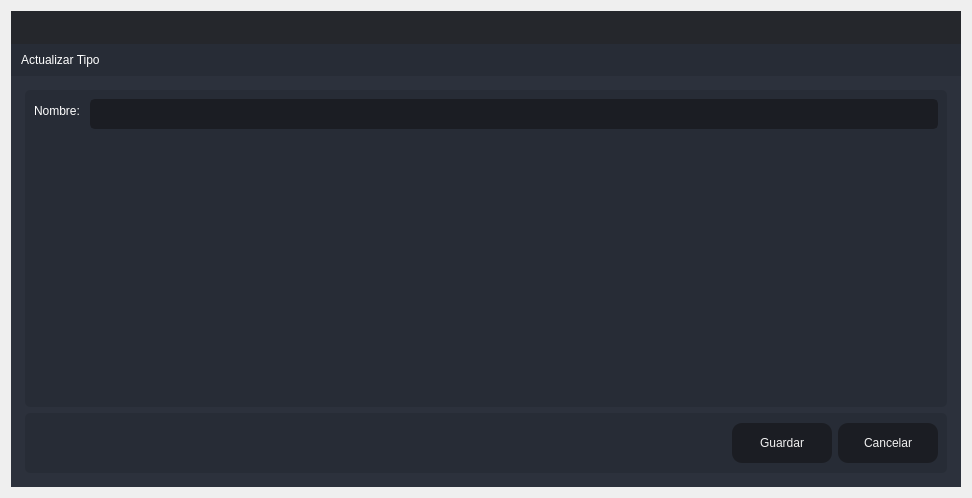
<?xml version="1.0" encoding="UTF-8"?>
<ui version="4.0">
 <class>UpdateTipoTracto</class>
 <widget class="QDialog" name="UpdateTipoTracto">
  <property name="windowModality">
   <enum>Qt::ApplicationModal</enum>
  </property>
  <property name="geometry">
   <rect>
    <x>0</x>
    <y>0</y>
    <width>972</width>
    <height>498</height>
   </rect>
  </property>
  <property name="windowTitle">
   <string>Actualizar</string>
  </property>
  <layout class="QVBoxLayout" name="verticalLayout_6">
   <item>
    <widget class="QFrame" name="frame_main">
     <property name="styleSheet">
      <string notr="true">/* LINE EDIT */
QLineEdit {
	background-color: rgb(27, 29, 35);
	border-radius: 5px;
	border: 2px solid rgb(27, 29, 35);
	padding-left: 10px;
}
QLineEdit:hover {
	border: 2px solid rgb(64, 71, 88);
}
QLineEdit:focus {
	border: 2px solid rgb(91, 101, 124);
}

/* SCROLL BARS */
QScrollBar:horizontal {
    border: none;
    background: rgb(52, 59, 72);
    height: 14px;
    margin: 0px 21px 0 21px;
	border-radius: 0px;
}
QScrollBar::handle:horizontal {
    background: rgb(85, 170, 255);
    min-width: 25px;
	border-radius: 7px
}
QScrollBar::add-line:horizontal {
    border: none;
    background: rgb(55, 63, 77);
    width: 20px;
	border-top-right-radius: 7px;
    border-bottom-right-radius: 7px;
    subcontrol-position: right;
    subcontrol-origin: margin;
}
QScrollBar::sub-line:horizontal {
    border: none;
    background: rgb(55, 63, 77);
    width: 20px;
	border-top-left-radius: 7px;
    border-bottom-left-radius: 7px;
    subcontrol-position: left;
    subcontrol-origin: margin;
}
QScrollBar::up-arrow:horizontal, QScrollBar::down-arrow:horizontal
{
     background: none;
}
QScrollBar::add-page:horizontal, QScrollBar::sub-page:horizontal
{
     background: none;
}
 QScrollBar:vertical {
	border: none;
    background: rgb(52, 59, 72);
    width: 14px;
    margin: 21px 0 21px 0;
	border-radius: 0px;
 }
 QScrollBar::handle:vertical {	
	background: rgb(85, 170, 255);
    min-height: 25px;
	border-radius: 7px
 }
 QScrollBar::add-line:vertical {
     border: none;
    background: rgb(55, 63, 77);
     height: 20px;
	border-bottom-left-radius: 7px;
    border-bottom-right-radius: 7px;
     subcontrol-position: bottom;
     subcontrol-origin: margin;
 }
 QScrollBar::sub-line:vertical {
	border: none;
    background: rgb(55, 63, 77);
     height: 20px;
	border-top-left-radius: 7px;
    border-top-right-radius: 7px;
     subcontrol-position: top;
     subcontrol-origin: margin;
 }
 QScrollBar::up-arrow:vertical, QScrollBar::down-arrow:vertical {
     background: none;
 }

 QScrollBar::add-page:vertical, QScrollBar::sub-page:vertical {
     background: none;
 }

/* CHECKBOX */
QCheckBox::indicator {
    border: 3px solid rgb(52, 59, 72);
	width: 15px;
	height: 15px;
	border-radius: 10px;
    background: rgb(44, 49, 60);
}
QCheckBox::indicator:hover {
    border: 3px solid rgb(58, 66, 81);
}
QCheckBox::indicator:checked {
    background: 3px solid rgb(52, 59, 72);
	border: 3px solid rgb(52, 59, 72);	
	background-image: url(:/16x16/icons/16x16/cil-check-alt.png);
}

/* RADIO BUTTON */
QRadioButton::indicator {
    border: 3px solid rgb(52, 59, 72);
	width: 15px;
	height: 15px;
	border-radius: 10px;
    background: rgb(44, 49, 60);
}
QRadioButton::indicator:hover {
    border: 3px solid rgb(58, 66, 81);
}
QRadioButton::indicator:checked {
    background: 3px solid rgb(94, 106, 130);
	border: 3px solid rgb(52, 59, 72);	
}

/* COMBOBOX */
QComboBox{
	background-color: rgb(27, 29, 35);
	border-radius: 5px;
	border: 2px solid rgb(27, 29, 35);
	padding: 5px;
	padding-left: 10px;
}
QComboBox:hover{
	border: 2px solid rgb(64, 71, 88);
}
QComboBox::drop-down {
	subcontrol-origin: padding;
	subcontrol-position: top right;
	width: 25px; 
	border-left-width: 3px;
	border-left-color: rgba(39, 44, 54, 150);
	border-left-style: solid;
	border-top-right-radius: 3px;
	border-bottom-right-radius: 3px;	
	background-image: url(:/16x16/icons/16x16/cil-arrow-bottom.png);
	background-position: center;
	background-repeat: no-reperat;
 }
QComboBox QAbstractItemView {
	color: rgb(85, 170, 255);	
	background-color: rgb(27, 29, 35);
	padding: 10px;
	selection-background-color: rgb(39, 44, 54);
}

/* SLIDERS */
QSlider::groove:horizontal {
    border-radius: 9px;
    height: 18px;
	margin: 0px;
	background-color: rgb(52, 59, 72);
}
QSlider::groove:horizontal:hover {
	background-color: rgb(55, 62, 76);
}
QSlider::handle:horizontal {
    background-color: rgb(85, 170, 255);
    border: none;
    height: 18px;
    width: 18px;
    margin: 0px;
	border-radius: 9px;
}
QSlider::handle:horizontal:hover {
    background-color: rgb(105, 180, 255);
}
QSlider::handle:horizontal:pressed {
    background-color: rgb(65, 130, 195);
}

QSlider::groove:vertical {
    border-radius: 9px;
    width: 18px;
    margin: 0px;
	background-color: rgb(52, 59, 72);
}
QSlider::groove:vertical:hover {
	background-color: rgb(55, 62, 76);
}
QSlider::handle:vertical {
    background-color: rgb(85, 170, 255);
	border: none;
    height: 18px;
    width: 18px;
    margin: 0px;
	border-radius: 9px;
}
QSlider::handle:vertical:hover {
    background-color: rgb(105, 180, 255);
}
QSlider::handle:vertical:pressed {
    background-color: rgb(65, 130, 195);
}

</string>
     </property>
     <property name="frameShape">
      <enum>QFrame::NoFrame</enum>
     </property>
     <property name="frameShadow">
      <enum>QFrame::Raised</enum>
     </property>
     <layout class="QVBoxLayout" name="verticalLayout">
      <property name="spacing">
       <number>0</number>
      </property>
      <property name="leftMargin">
       <number>0</number>
      </property>
      <property name="topMargin">
       <number>0</number>
      </property>
      <property name="rightMargin">
       <number>0</number>
      </property>
      <property name="bottomMargin">
       <number>0</number>
      </property>
      <item>
       <widget class="QFrame" name="frame_top">
        <property name="minimumSize">
         <size>
          <width>0</width>
          <height>65</height>
         </size>
        </property>
        <property name="maximumSize">
         <size>
          <width>16777215</width>
          <height>65</height>
         </size>
        </property>
        <property name="styleSheet">
         <string notr="true">background-color: transparent;</string>
        </property>
        <property name="frameShape">
         <enum>QFrame::NoFrame</enum>
        </property>
        <property name="frameShadow">
         <enum>QFrame::Raised</enum>
        </property>
        <layout class="QHBoxLayout" name="horizontalLayout_3">
         <property name="spacing">
          <number>0</number>
         </property>
         <property name="leftMargin">
          <number>0</number>
         </property>
         <property name="topMargin">
          <number>0</number>
         </property>
         <property name="rightMargin">
          <number>0</number>
         </property>
         <property name="bottomMargin">
          <number>0</number>
         </property>
         <item>
          <widget class="QFrame" name="frame_toggle">
           <property name="maximumSize">
            <size>
             <width>70</width>
             <height>16777215</height>
            </size>
           </property>
           <property name="styleSheet">
            <string notr="true">background-color: rgb(27, 29, 35);</string>
           </property>
           <property name="frameShape">
            <enum>QFrame::NoFrame</enum>
           </property>
           <property name="frameShadow">
            <enum>QFrame::Raised</enum>
           </property>
           <layout class="QVBoxLayout" name="verticalLayout_3">
            <property name="spacing">
             <number>0</number>
            </property>
            <property name="leftMargin">
             <number>0</number>
            </property>
            <property name="topMargin">
             <number>0</number>
            </property>
            <property name="rightMargin">
             <number>0</number>
            </property>
            <property name="bottomMargin">
             <number>0</number>
            </property>
           </layout>
          </widget>
         </item>
         <item>
          <widget class="QFrame" name="frame_top_right">
           <property name="styleSheet">
            <string notr="true">background: transparent;</string>
           </property>
           <property name="frameShape">
            <enum>QFrame::NoFrame</enum>
           </property>
           <property name="frameShadow">
            <enum>QFrame::Raised</enum>
           </property>
           <layout class="QVBoxLayout" name="verticalLayout_2">
            <property name="spacing">
             <number>0</number>
            </property>
            <property name="leftMargin">
             <number>0</number>
            </property>
            <property name="topMargin">
             <number>0</number>
            </property>
            <property name="rightMargin">
             <number>0</number>
            </property>
            <property name="bottomMargin">
             <number>0</number>
            </property>
            <item>
             <widget class="QFrame" name="frame_top_btns">
              <property name="maximumSize">
               <size>
                <width>16777215</width>
                <height>42</height>
               </size>
              </property>
              <property name="styleSheet">
               <string notr="true">background-color: rgba(27, 29, 35, 200)</string>
              </property>
              <property name="frameShape">
               <enum>QFrame::NoFrame</enum>
              </property>
              <property name="frameShadow">
               <enum>QFrame::Raised</enum>
              </property>
              <layout class="QHBoxLayout" name="horizontalLayout_4">
               <property name="spacing">
                <number>0</number>
               </property>
               <property name="leftMargin">
                <number>0</number>
               </property>
               <property name="topMargin">
                <number>0</number>
               </property>
               <property name="rightMargin">
                <number>0</number>
               </property>
               <property name="bottomMargin">
                <number>0</number>
               </property>
               <item>
                <widget class="QFrame" name="frame_label_top_btns">
                 <property name="sizePolicy">
                  <sizepolicy hsizetype="Expanding" vsizetype="Preferred">
                   <horstretch>0</horstretch>
                   <verstretch>0</verstretch>
                  </sizepolicy>
                 </property>
                 <property name="frameShape">
                  <enum>QFrame::NoFrame</enum>
                 </property>
                 <property name="frameShadow">
                  <enum>QFrame::Raised</enum>
                 </property>
                 <layout class="QHBoxLayout" name="horizontalLayout_10">
                  <property name="spacing">
                   <number>0</number>
                  </property>
                  <property name="leftMargin">
                   <number>5</number>
                  </property>
                  <property name="topMargin">
                   <number>0</number>
                  </property>
                  <property name="rightMargin">
                   <number>10</number>
                  </property>
                  <property name="bottomMargin">
                   <number>0</number>
                  </property>
                 </layout>
                </widget>
               </item>
               <item alignment="Qt::AlignRight">
                <widget class="QFrame" name="frame_btns_right">
                 <property name="sizePolicy">
                  <sizepolicy hsizetype="Expanding" vsizetype="Preferred">
                   <horstretch>0</horstretch>
                   <verstretch>0</verstretch>
                  </sizepolicy>
                 </property>
                 <property name="maximumSize">
                  <size>
                   <width>120</width>
                   <height>16777215</height>
                  </size>
                 </property>
                 <property name="frameShape">
                  <enum>QFrame::NoFrame</enum>
                 </property>
                 <property name="frameShadow">
                  <enum>QFrame::Raised</enum>
                 </property>
                 <layout class="QHBoxLayout" name="horizontalLayout_5">
                  <property name="spacing">
                   <number>0</number>
                  </property>
                  <property name="leftMargin">
                   <number>0</number>
                  </property>
                  <property name="topMargin">
                   <number>0</number>
                  </property>
                  <property name="rightMargin">
                   <number>0</number>
                  </property>
                  <property name="bottomMargin">
                   <number>0</number>
                  </property>
                 </layout>
                </widget>
               </item>
              </layout>
             </widget>
            </item>
            <item>
             <widget class="QFrame" name="frame_top_info">
              <property name="maximumSize">
               <size>
                <width>16777215</width>
                <height>65</height>
               </size>
              </property>
              <property name="styleSheet">
               <string notr="true">background-color: rgb(39, 44, 54);</string>
              </property>
              <property name="frameShape">
               <enum>QFrame::NoFrame</enum>
              </property>
              <property name="frameShadow">
               <enum>QFrame::Raised</enum>
              </property>
              <layout class="QHBoxLayout" name="horizontalLayout_8">
               <property name="spacing">
                <number>0</number>
               </property>
               <property name="leftMargin">
                <number>10</number>
               </property>
               <property name="topMargin">
                <number>0</number>
               </property>
               <property name="rightMargin">
                <number>10</number>
               </property>
               <property name="bottomMargin">
                <number>0</number>
               </property>
               <item>
                <widget class="QLabel" name="label">
                 <property name="styleSheet">
                  <string notr="true">font: 75 16pt &quot;MS Shell Dlg 2&quot;;
color: rgb(255, 255, 255);</string>
                 </property>
                 <property name="text">
                  <string>Actualizar Tipo</string>
                 </property>
                </widget>
               </item>
              </layout>
             </widget>
            </item>
           </layout>
          </widget>
         </item>
        </layout>
       </widget>
      </item>
      <item>
       <widget class="QFrame" name="frame_center">
        <property name="sizePolicy">
         <sizepolicy hsizetype="Expanding" vsizetype="Expanding">
          <horstretch>0</horstretch>
          <verstretch>0</verstretch>
         </sizepolicy>
        </property>
        <property name="styleSheet">
         <string notr="true">background-color: rgb(40, 44, 52);</string>
        </property>
        <property name="frameShape">
         <enum>QFrame::NoFrame</enum>
        </property>
        <property name="frameShadow">
         <enum>QFrame::Raised</enum>
        </property>
        <layout class="QHBoxLayout" name="horizontalLayout_2">
         <property name="spacing">
          <number>0</number>
         </property>
         <property name="leftMargin">
          <number>0</number>
         </property>
         <property name="topMargin">
          <number>0</number>
         </property>
         <property name="rightMargin">
          <number>0</number>
         </property>
         <property name="bottomMargin">
          <number>0</number>
         </property>
         <item>
          <widget class="QFrame" name="frame_content_right">
           <property name="styleSheet">
            <string notr="true">background-color: rgb(44, 49, 60);</string>
           </property>
           <property name="frameShape">
            <enum>QFrame::NoFrame</enum>
           </property>
           <property name="frameShadow">
            <enum>QFrame::Raised</enum>
           </property>
           <layout class="QVBoxLayout" name="verticalLayout_4">
            <property name="spacing">
             <number>0</number>
            </property>
            <property name="leftMargin">
             <number>0</number>
            </property>
            <property name="topMargin">
             <number>0</number>
            </property>
            <property name="rightMargin">
             <number>0</number>
            </property>
            <property name="bottomMargin">
             <number>0</number>
            </property>
            <item>
             <widget class="QFrame" name="frame_content">
              <property name="frameShape">
               <enum>QFrame::NoFrame</enum>
              </property>
              <property name="frameShadow">
               <enum>QFrame::Raised</enum>
              </property>
              <layout class="QVBoxLayout" name="verticalLayout_9">
               <property name="spacing">
                <number>0</number>
               </property>
               <property name="leftMargin">
                <number>5</number>
               </property>
               <property name="topMargin">
                <number>5</number>
               </property>
               <property name="rightMargin">
                <number>5</number>
               </property>
               <property name="bottomMargin">
                <number>5</number>
               </property>
               <item>
                <widget class="QStackedWidget" name="stackedWidget">
                 <property name="styleSheet">
                  <string notr="true">background: transparent;</string>
                 </property>
                 <property name="currentIndex">
                  <number>0</number>
                 </property>
                 <widget class="QWidget" name="page_home">
                  <layout class="QVBoxLayout" name="verticalLayout_10">
                   <item>
                    <widget class="QFrame" name="frame">
                     <property name="styleSheet">
                      <string notr="true">background-color: rgb(39, 44, 54);
border-radius: 5px;</string>
                     </property>
                     <property name="frameShape">
                      <enum>QFrame::StyledPanel</enum>
                     </property>
                     <property name="frameShadow">
                      <enum>QFrame::Raised</enum>
                     </property>
                     <layout class="QVBoxLayout" name="verticalLayout_5">
                      <item>
                       <layout class="QFormLayout" name="formLayout_2">
                        <item row="0" column="1">
                         <widget class="QLineEdit" name="lineEditUpdate">
                          <property name="minimumSize">
                           <size>
                            <width>0</width>
                            <height>30</height>
                           </size>
                          </property>
                          <property name="styleSheet">
                           <string notr="true">QLineEdit {
	background-color: rgb(27, 29, 35);
	border-radius: 5px;
	border: 2px solid rgb(27, 29, 35);
	padding-left: 10px;
	font: 75 12pt &quot;MS Shell Dlg 2&quot;;
	color: rgb(255, 255, 255);
}
QLineEdit:hover {
	border: 2px solid rgb(64, 71, 88);
}
QLineEdit:focus {
	border: 2px solid rgb(91, 101, 124);
}</string>
                          </property>
                         </widget>
                        </item>
                        <item row="0" column="0">
                         <widget class="QLabel" name="label_2">
                          <property name="styleSheet">
                           <string notr="true">font: 75 12pt &quot;MS Shell Dlg 2&quot;;
color: rgb(255, 255, 255);</string>
                          </property>
                          <property name="text">
                           <string>Nombre: </string>
                          </property>
                         </widget>
                        </item>
                       </layout>
                      </item>
                     </layout>
                    </widget>
                   </item>
                   <item>
                    <widget class="QFrame" name="frame_2">
                     <property name="minimumSize">
                      <size>
                       <width>0</width>
                       <height>60</height>
                      </size>
                     </property>
                     <property name="maximumSize">
                      <size>
                       <width>16777215</width>
                       <height>60</height>
                      </size>
                     </property>
                     <property name="styleSheet">
                      <string notr="true">background-color: rgb(39, 44, 54);
border-radius: 5px;</string>
                     </property>
                     <property name="frameShape">
                      <enum>QFrame::StyledPanel</enum>
                     </property>
                     <property name="frameShadow">
                      <enum>QFrame::Raised</enum>
                     </property>
                     <layout class="QHBoxLayout" name="horizontalLayout_9">
                      <item>
                       <layout class="QGridLayout" name="gridLayout">
                        <item row="0" column="0">
                         <spacer name="horizontalSpacer">
                          <property name="orientation">
                           <enum>Qt::Horizontal</enum>
                          </property>
                          <property name="sizeHint" stdset="0">
                           <size>
                            <width>40</width>
                            <height>20</height>
                           </size>
                          </property>
                         </spacer>
                        </item>
                        <item row="0" column="1">
                         <widget class="QPushButton" name="btnActualizar">
                          <property name="minimumSize">
                           <size>
                            <width>100</width>
                            <height>40</height>
                           </size>
                          </property>
                          <property name="styleSheet">
                           <string notr="true">QPushButton {
	border-color: rgb(27, 29, 35);
	font: 75 10pt &quot;MS Shell Dlg 2&quot;;
	color: rgb(240, 240, 240);
	background-color: rgb(27, 29, 35);
	border: 0px solid;
	border-radius: 10px;	
}
QPushButton:hover {
	background-color:rgb(44, 49, 60);
	border-color: rgb(27, 29, 35);
	border: 2px solid;
}</string>
                          </property>
                          <property name="text">
                           <string>Guardar</string>
                          </property>
                         </widget>
                        </item>
                        <item row="0" column="2">
                         <widget class="QPushButton" name="btnCancelar">
                          <property name="minimumSize">
                           <size>
                            <width>100</width>
                            <height>40</height>
                           </size>
                          </property>
                          <property name="styleSheet">
                           <string notr="true">QPushButton {
	border-color: rgb(27, 29, 35);
	font: 75 10pt &quot;MS Shell Dlg 2&quot;;
	color: rgb(240, 240, 240);
	background-color: rgb(27, 29, 35);
	border: 0px solid;
	border-radius: 10px;	
}
QPushButton:hover {
	background-color:rgb(44, 49, 60);
	border-color: rgb(27, 29, 35);
	border: 2px solid;
}</string>
                          </property>
                          <property name="text">
                           <string>Cancelar</string>
                          </property>
                         </widget>
                        </item>
                       </layout>
                      </item>
                     </layout>
                    </widget>
                   </item>
                  </layout>
                 </widget>
                </widget>
               </item>
              </layout>
             </widget>
            </item>
           </layout>
          </widget>
         </item>
        </layout>
       </widget>
      </item>
     </layout>
    </widget>
   </item>
  </layout>
 </widget>
 <resources/>
 <connections/>
</ui>
